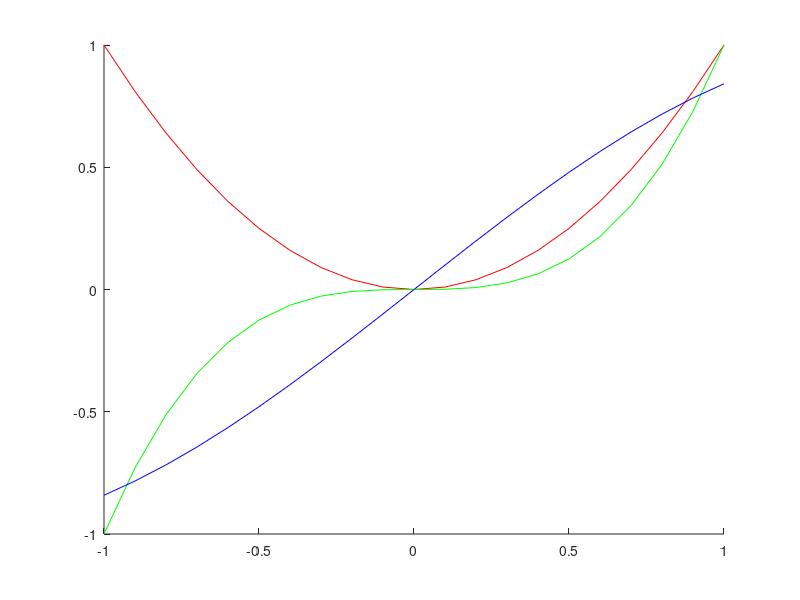
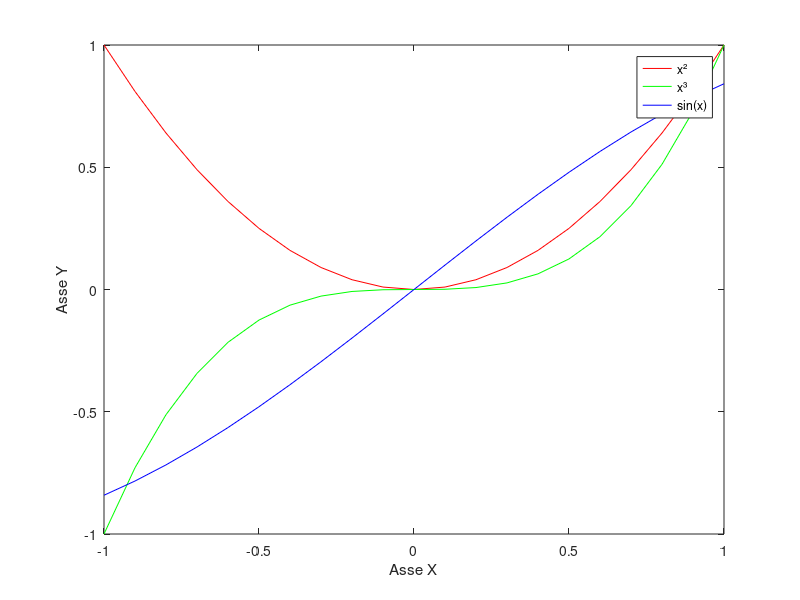
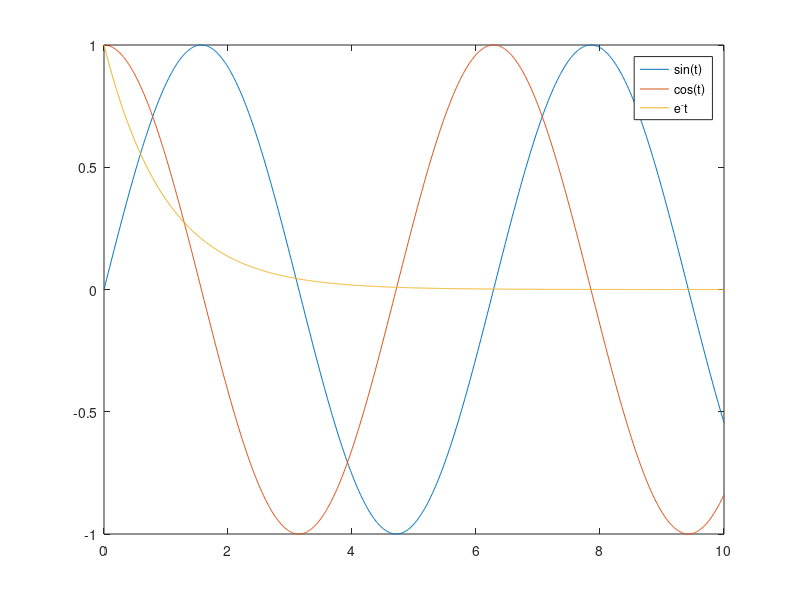

Recreate these plots in MATLAB, in order.
% Pulizia ambiente
clear
% Pulizia console
clc
% Pulizia figure
clf

% Impostazione dell'intervallo
x = -1:.1:1

% Funzioni
u = x.^2
v = x.^3
w = sin(x)

% Modalitá 1: HOLD ON
figure(1) % Prima finestra di disegno
hold on % Attiva HOLD
plot(x, u, 'r')
plot(x, v, 'g')
plot(x, w, 'b')
hold off

% Modalitá 2: MULTIPLOT
figure(2) % Seconda finestra di disegno
plot(x, u, 'r', x, v, 'g', x, w, 'b')
legend('x²','x³','sin(x)')
xlabel('Asse X')
ylabel('Asse Y')

% Modalitá 3: Linspace
figure(3) % Terza finestra di disegno
t = linspace(0, 10, 1000); % Genera un intervallo [-1, 1] con all'interno 1000 elementi
                             % Numero di punti aggiunti: 1000 - 2 = 998
                             % Numero di intervalli: 1000 - 1 = 999
func = [ sin(t); cos(t); exp(-t) ]
plot(t, func)
legend('sin(t)','cos(t)','e^-t')